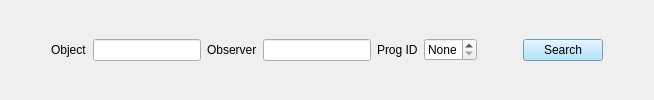
         <widget class="QFrame" name="SearchBox">
          <property name="sizePolicy">
           <sizepolicy hsizetype="MinimumExpanding" vsizetype="Minimum">
            <horstretch>0</horstretch>
            <verstretch>0</verstretch>
           </sizepolicy>
          </property>
          <property name="frameShape">
           <enum>QFrame::NoFrame</enum>
          </property>
          <property name="frameShadow">
           <enum>QFrame::Raised</enum>
          </property>
          <property name="lineWidth">
           <number>0</number>
          </property>
          <layout class="QHBoxLayout" name="horizontalLayout_2">
           <item>
            <spacer name="horizontalSpacer">
             <property name="orientation">
              <enum>Qt::Horizontal</enum>
             </property>
             <property name="sizeHint" stdset="0">
              <size>
               <width>40</width>
               <height>20</height>
              </size>
             </property>
            </spacer>
           </item>
           <item>
            <widget class="QLabel" name="ObjLabel">
             <property name="sizePolicy">
              <sizepolicy hsizetype="Minimum" vsizetype="Preferred">
               <horstretch>0</horstretch>
               <verstretch>0</verstretch>
              </sizepolicy>
             </property>
             <property name="layoutDirection">
              <enum>Qt::LeftToRight</enum>
             </property>
             <property name="text">
              <string>Object</string>
             </property>
            </widget>
           </item>
           <item>
            <widget class="QLineEdit" name="ObjLineEdit">
             <property name="clearButtonEnabled">
              <bool>true</bool>
             </property>
            </widget>
           </item>
           <item>
            <widget class="QLabel" name="ObserverLabel">
             <property name="text">
              <string>Observer</string>
             </property>
            </widget>
           </item>
           <item>
            <widget class="QLineEdit" name="ObserverLineEdit">
             <property name="clearButtonEnabled">
              <bool>true</bool>
             </property>
            </widget>
           </item>
           <item>
            <widget class="QLabel" name="ProgLabel">
             <property name="text">
              <string>Prog ID</string>
             </property>
            </widget>
           </item>
           <item>
            <widget class="QSpinBox" name="ProgSpinBox">
             <property name="acceptDrops">
              <bool>false</bool>
             </property>
             <property name="inputMethodHints">
              <set>Qt::ImhDigitsOnly</set>
             </property>
             <property name="wrapping">
              <bool>false</bool>
             </property>
             <property name="frame">
              <bool>true</bool>
             </property>
             <property name="buttonSymbols">
              <enum>QAbstractSpinBox::UpDownArrows</enum>
             </property>
             <property name="specialValueText">
              <string>None</string>
             </property>
             <property name="correctionMode">
              <enum>QAbstractSpinBox::CorrectToNearestValue</enum>
             </property>
             <property name="minimum">
              <number>0</number>
             </property>
             <property name="maximum">
              <number>200</number>
             </property>
             <property name="value">
              <number>0</number>
             </property>
            </widget>
           </item>
           <item>
            <spacer name="horizontalSpacer_3">
             <property name="orientation">
              <enum>Qt::Horizontal</enum>
             </property>
             <property name="sizeType">
              <enum>QSizePolicy::Expanding</enum>
             </property>
             <property name="sizeHint" stdset="0">
              <size>
               <width>40</width>
               <height>20</height>
              </size>
             </property>
            </spacer>
           </item>
           <item>
            <widget class="QPushButton" name="SearchPushButton">
             <property name="palette">
              <palette>
               <active>
                <colorrole role="WindowText">
                 <brush brushstyle="SolidPattern">
                  <color alpha="255">
                   <red>0</red>
                   <green>0</green>
                   <blue>0</blue>
                  </color>
                 </brush>
                </colorrole>
                <colorrole role="Button">
                 <brush brushstyle="SolidPattern">
                  <color alpha="255">
                   <red>157</red>
                   <green>218</green>
                   <blue>255</blue>
                  </color>
                 </brush>
                </colorrole>
                <colorrole role="Light">
                 <brush brushstyle="SolidPattern">
                  <color alpha="255">
                   <red>255</red>
                   <green>255</green>
                   <blue>255</blue>
                  </color>
                 </brush>
                </colorrole>
                <colorrole role="Midlight">
                 <brush brushstyle="SolidPattern">
                  <color alpha="255">
                   <red>206</red>
                   <green>236</green>
                   <blue>255</blue>
                  </color>
                 </brush>
                </colorrole>
                <colorrole role="Dark">
                 <brush brushstyle="SolidPattern">
                  <color alpha="255">
                   <red>78</red>
                   <green>109</green>
                   <blue>127</blue>
                  </color>
                 </brush>
                </colorrole>
                <colorrole role="Mid">
                 <brush brushstyle="SolidPattern">
                  <color alpha="255">
                   <red>105</red>
                   <green>145</green>
                   <blue>170</blue>
                  </color>
                 </brush>
                </colorrole>
                <colorrole role="Text">
                 <brush brushstyle="SolidPattern">
                  <color alpha="255">
                   <red>0</red>
                   <green>0</green>
                   <blue>0</blue>
                  </color>
                 </brush>
                </colorrole>
                <colorrole role="BrightText">
                 <brush brushstyle="SolidPattern">
                  <color alpha="255">
                   <red>255</red>
                   <green>255</green>
                   <blue>255</blue>
                  </color>
                 </brush>
                </colorrole>
                <colorrole role="ButtonText">
                 <brush brushstyle="SolidPattern">
                  <color alpha="255">
                   <red>0</red>
                   <green>0</green>
                   <blue>0</blue>
                  </color>
                 </brush>
                </colorrole>
                <colorrole role="Base">
                 <brush brushstyle="SolidPattern">
                  <color alpha="255">
                   <red>255</red>
                   <green>255</green>
                   <blue>255</blue>
                  </color>
                 </brush>
                </colorrole>
                <colorrole role="Window">
                 <brush brushstyle="SolidPattern">
                  <color alpha="255">
                   <red>157</red>
                   <green>218</green>
                   <blue>255</blue>
                  </color>
                 </brush>
                </colorrole>
                <colorrole role="Shadow">
                 <brush brushstyle="SolidPattern">
                  <color alpha="255">
                   <red>0</red>
                   <green>0</green>
                   <blue>0</blue>
                  </color>
                 </brush>
                </colorrole>
                <colorrole role="AlternateBase">
                 <brush brushstyle="SolidPattern">
                  <color alpha="255">
                   <red>206</red>
                   <green>236</green>
                   <blue>255</blue>
                  </color>
                 </brush>
                </colorrole>
                <colorrole role="ToolTipBase">
                 <brush brushstyle="SolidPattern">
                  <color alpha="255">
                   <red>255</red>
                   <green>255</green>
                   <blue>220</blue>
                  </color>
                 </brush>
                </colorrole>
                <colorrole role="ToolTipText">
                 <brush brushstyle="SolidPattern">
                  <color alpha="255">
                   <red>0</red>
                   <green>0</green>
                   <blue>0</blue>
                  </color>
                 </brush>
                </colorrole>
               </active>
               <inactive>
                <colorrole role="WindowText">
                 <brush brushstyle="SolidPattern">
                  <color alpha="255">
                   <red>0</red>
                   <green>0</green>
                   <blue>0</blue>
                  </color>
                 </brush>
                </colorrole>
                <colorrole role="Button">
                 <brush brushstyle="SolidPattern">
                  <color alpha="255">
                   <red>157</red>
                   <green>218</green>
                   <blue>255</blue>
                  </color>
                 </brush>
                </colorrole>
                <colorrole role="Light">
                 <brush brushstyle="SolidPattern">
                  <color alpha="255">
                   <red>255</red>
                   <green>255</green>
                   <blue>255</blue>
                  </color>
                 </brush>
                </colorrole>
                <colorrole role="Midlight">
                 <brush brushstyle="SolidPattern">
                  <color alpha="255">
                   <red>206</red>
                   <green>236</green>
                   <blue>255</blue>
                  </color>
                 </brush>
                </colorrole>
                <colorrole role="Dark">
                 <brush brushstyle="SolidPattern">
                  <color alpha="255">
                   <red>78</red>
                   <green>109</green>
                   <blue>127</blue>
                  </color>
                 </brush>
                </colorrole>
                <colorrole role="Mid">
                 <brush brushstyle="SolidPattern">
                  <color alpha="255">
                   <red>105</red>
                   <green>145</green>
                   <blue>170</blue>
                  </color>
                 </brush>
                </colorrole>
                <colorrole role="Text">
                 <brush brushstyle="SolidPattern">
                  <color alpha="255">
                   <red>0</red>
                   <green>0</green>
                   <blue>0</blue>
                  </color>
                 </brush>
                </colorrole>
                <colorrole role="BrightText">
                 <brush brushstyle="SolidPattern">
                  <color alpha="255">
                   <red>255</red>
                   <green>255</green>
                   <blue>255</blue>
                  </color>
                 </brush>
                </colorrole>
                <colorrole role="ButtonText">
                 <brush brushstyle="SolidPattern">
                  <color alpha="255">
                   <red>0</red>
                   <green>0</green>
                   <blue>0</blue>
                  </color>
                 </brush>
                </colorrole>
                <colorrole role="Base">
                 <brush brushstyle="SolidPattern">
                  <color alpha="255">
                   <red>255</red>
                   <green>255</green>
                   <blue>255</blue>
                  </color>
                 </brush>
                </colorrole>
                <colorrole role="Window">
                 <brush brushstyle="SolidPattern">
                  <color alpha="255">
                   <red>157</red>
                   <green>218</green>
                   <blue>255</blue>
                  </color>
                 </brush>
                </colorrole>
                <colorrole role="Shadow">
                 <brush brushstyle="SolidPattern">
                  <color alpha="255">
                   <red>0</red>
                   <green>0</green>
                   <blue>0</blue>
                  </color>
                 </brush>
                </colorrole>
                <colorrole role="AlternateBase">
                 <brush brushstyle="SolidPattern">
                  <color alpha="255">
                   <red>206</red>
                   <green>236</green>
                   <blue>255</blue>
                  </color>
                 </brush>
                </colorrole>
                <colorrole role="ToolTipBase">
                 <brush brushstyle="SolidPattern">
                  <color alpha="255">
                   <red>255</red>
                   <green>255</green>
                   <blue>220</blue>
                  </color>
                 </brush>
                </colorrole>
                <colorrole role="ToolTipText">
                 <brush brushstyle="SolidPattern">
                  <color alpha="255">
                   <red>0</red>
                   <green>0</green>
                   <blue>0</blue>
                  </color>
                 </brush>
                </colorrole>
               </inactive>
               <disabled>
                <colorrole role="WindowText">
                 <brush brushstyle="SolidPattern">
                  <color alpha="255">
                   <red>78</red>
                   <green>109</green>
                   <blue>127</blue>
                  </color>
                 </brush>
                </colorrole>
                <colorrole role="Button">
                 <brush brushstyle="SolidPattern">
                  <color alpha="255">
                   <red>157</red>
                   <green>218</green>
                   <blue>255</blue>
                  </color>
                 </brush>
                </colorrole>
                <colorrole role="Light">
                 <brush brushstyle="SolidPattern">
                  <color alpha="255">
                   <red>255</red>
                   <green>255</green>
                   <blue>255</blue>
                  </color>
                 </brush>
                </colorrole>
                <colorrole role="Midlight">
                 <brush brushstyle="SolidPattern">
                  <color alpha="255">
                   <red>206</red>
                   <green>236</green>
                   <blue>255</blue>
                  </color>
                 </brush>
                </colorrole>
                <colorrole role="Dark">
                 <brush brushstyle="SolidPattern">
                  <color alpha="255">
                   <red>78</red>
                   <green>109</green>
                   <blue>127</blue>
                  </color>
                 </brush>
                </colorrole>
                <colorrole role="Mid">
                 <brush brushstyle="SolidPattern">
                  <color alpha="255">
                   <red>105</red>
                   <green>145</green>
                   <blue>170</blue>
                  </color>
                 </brush>
                </colorrole>
                <colorrole role="Text">
                 <brush brushstyle="SolidPattern">
                  <color alpha="255">
                   <red>78</red>
                   <green>109</green>
                   <blue>127</blue>
                  </color>
                 </brush>
                </colorrole>
                <colorrole role="BrightText">
                 <brush brushstyle="SolidPattern">
                  <color alpha="255">
                   <red>255</red>
                   <green>255</green>
                   <blue>255</blue>
                  </color>
                 </brush>
                </colorrole>
                <colorrole role="ButtonText">
                 <brush brushstyle="SolidPattern">
                  <color alpha="255">
                   <red>78</red>
                   <green>109</green>
                   <blue>127</blue>
                  </color>
                 </brush>
                </colorrole>
                <colorrole role="Base">
                 <brush brushstyle="SolidPattern">
                  <color alpha="255">
                   <red>157</red>
                   <green>218</green>
                   <blue>255</blue>
                  </color>
                 </brush>
                </colorrole>
                <colorrole role="Window">
                 <brush brushstyle="SolidPattern">
                  <color alpha="255">
                   <red>157</red>
                   <green>218</green>
                   <blue>255</blue>
                  </color>
                 </brush>
                </colorrole>
                <colorrole role="Shadow">
                 <brush brushstyle="SolidPattern">
                  <color alpha="255">
                   <red>0</red>
                   <green>0</green>
                   <blue>0</blue>
                  </color>
                 </brush>
                </colorrole>
                <colorrole role="AlternateBase">
                 <brush brushstyle="SolidPattern">
                  <color alpha="255">
                   <red>157</red>
                   <green>218</green>
                   <blue>255</blue>
                  </color>
                 </brush>
                </colorrole>
                <colorrole role="ToolTipBase">
                 <brush brushstyle="SolidPattern">
                  <color alpha="255">
                   <red>255</red>
                   <green>255</green>
                   <blue>220</blue>
                  </color>
                 </brush>
                </colorrole>
                <colorrole role="ToolTipText">
                 <brush brushstyle="SolidPattern">
                  <color alpha="255">
                   <red>0</red>
                   <green>0</green>
                   <blue>0</blue>
                  </color>
                 </brush>
                </colorrole>
               </disabled>
              </palette>
             </property>
             <property name="text">
              <string>Search</string>
             </property>
            </widget>
           </item>
           <item>
            <spacer name="horizontalSpacer_2">
             <property name="orientation">
              <enum>Qt::Horizontal</enum>
             </property>
             <property name="sizeHint" stdset="0">
              <size>
               <width>40</width>
               <height>20</height>
              </size>
             </property>
            </spacer>
           </item>
          </layout>
         </widget>
